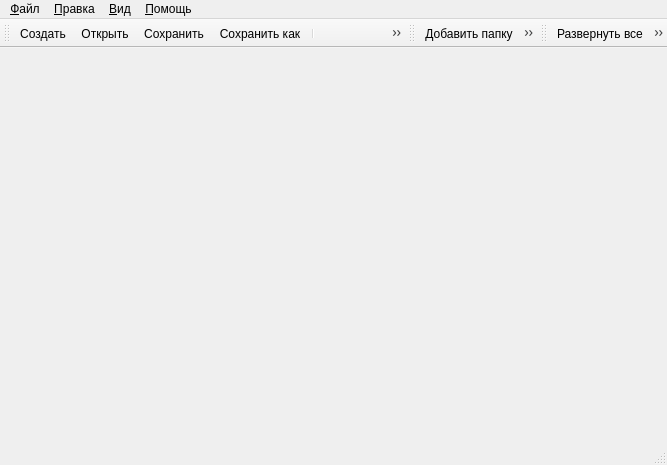
<?xml version="1.0" encoding="UTF-8"?>
<ui version="4.0">
 <class>MainWindow</class>
 <widget class="QMainWindow" name="MainWindow">
  <property name="geometry">
   <rect>
    <x>0</x>
    <y>0</y>
    <width>667</width>
    <height>465</height>
   </rect>
  </property>
  <property name="windowTitle">
   <string/>
  </property>
  <property name="windowIcon">
   <iconset resource="../icon-images.qrc">
    <normaloff>:/images/ProgramIcon</normaloff>:/images/ProgramIcon</iconset>
  </property>
  <widget class="QWidget" name="centralwidget"/>
  <widget class="QMenuBar" name="menubar">
   <property name="geometry">
    <rect>
     <x>0</x>
     <y>0</y>
     <width>667</width>
     <height>22</height>
    </rect>
   </property>
   <widget class="QMenu" name="menu">
    <property name="title">
     <string>&amp;Файл</string>
    </property>
    <addaction name="actionNew"/>
    <addaction name="actionOpen"/>
    <addaction name="separator"/>
    <addaction name="actionSave"/>
    <addaction name="actionSaveAs"/>
    <addaction name="separator"/>
    <addaction name="actionChangeCurrentPassword"/>
    <addaction name="separator"/>
    <addaction name="actionExit"/>
   </widget>
   <widget class="QMenu" name="menu_2">
    <property name="title">
     <string>&amp;Правка</string>
    </property>
    <addaction name="actionEditAddFolder"/>
    <addaction name="actionEditAddPwd"/>
    <addaction name="separator"/>
    <addaction name="actionEditEdit"/>
    <addaction name="separator"/>
    <addaction name="actionEditDel"/>
    <addaction name="separator"/>
    <addaction name="actionCopyToClipboard"/>
    <addaction name="actionCopyLogin"/>
    <addaction name="separator"/>
    <addaction name="actionSettings"/>
   </widget>
   <widget class="QMenu" name="menuView">
    <property name="title">
     <string>&amp;Вид</string>
    </property>
    <addaction name="actionViewExpand"/>
    <addaction name="actionViewUnExpand"/>
    <addaction name="separator"/>
    <addaction name="actionShowPwd"/>
    <addaction name="separator"/>
    <addaction name="actionViewPrimaryChecks"/>
   </widget>
   <widget class="QMenu" name="menuHelp">
    <property name="title">
     <string>&amp;Помощь</string>
    </property>
    <addaction name="actionHelpAbout"/>
    <addaction name="separator"/>
    <addaction name="actionHelpAboutQt"/>
   </widget>
   <addaction name="menu"/>
   <addaction name="menu_2"/>
   <addaction name="menuView"/>
   <addaction name="menuHelp"/>
  </widget>
  <widget class="QStatusBar" name="statusbar"/>
  <widget class="QToolBar" name="toolBarFile">
   <property name="windowTitle">
    <string>Работа с файлами</string>
   </property>
   <attribute name="toolBarArea">
    <enum>TopToolBarArea</enum>
   </attribute>
   <attribute name="toolBarBreak">
    <bool>false</bool>
   </attribute>
   <addaction name="actionNew"/>
   <addaction name="actionOpen"/>
   <addaction name="actionSave"/>
   <addaction name="actionSaveAs"/>
   <addaction name="separator"/>
   <addaction name="actionChangeCurrentPassword"/>
  </widget>
  <widget class="QToolBar" name="toolBarEdit">
   <property name="windowTitle">
    <string>Работа с содержимым</string>
   </property>
   <attribute name="toolBarArea">
    <enum>TopToolBarArea</enum>
   </attribute>
   <attribute name="toolBarBreak">
    <bool>false</bool>
   </attribute>
   <addaction name="actionEditAddFolder"/>
   <addaction name="actionEditAddPwd"/>
   <addaction name="actionEditEdit"/>
   <addaction name="actionEditDel"/>
   <addaction name="separator"/>
   <addaction name="actionCopyToClipboard"/>
  </widget>
  <widget class="QToolBar" name="toolBarView">
   <property name="windowTitle">
    <string>Отображение</string>
   </property>
   <attribute name="toolBarArea">
    <enum>TopToolBarArea</enum>
   </attribute>
   <attribute name="toolBarBreak">
    <bool>false</bool>
   </attribute>
   <addaction name="actionViewExpand"/>
   <addaction name="actionViewUnExpand"/>
   <addaction name="separator"/>
   <addaction name="actionShowPwd"/>
   <addaction name="separator"/>
   <addaction name="actionViewPrimaryChecks"/>
   <addaction name="separator"/>
   <addaction name="actionHelpAbout"/>
  </widget>
  <action name="actionNew">
   <property name="icon">
    <iconset resource="../icon-images.qrc">
     <normaloff>:/images/images/newfile.png</normaloff>:/images/images/newfile.png</iconset>
   </property>
   <property name="text">
    <string>&amp;Создать...</string>
   </property>
   <property name="toolTip">
    <string>Создает новый файл без имени. При создании - запрашивает новый пароль для шифрования нового файла.</string>
   </property>
   <property name="statusTip">
    <string>Создание нового файла для хранения паролей</string>
   </property>
   <property name="whatsThis">
    <string>Создает новый файл без имени. При создании - запрашивает новый пароль для шифрования нового файла.</string>
   </property>
   <property name="shortcut">
    <string>Ctrl+N</string>
   </property>
   <property name="menuRole">
    <enum>QAction::NoRole</enum>
   </property>
  </action>
  <action name="actionOpen">
   <property name="icon">
    <iconset resource="../icon-images.qrc">
     <normaloff>:/images/images/openfile.png</normaloff>:/images/images/openfile.png</iconset>
   </property>
   <property name="text">
    <string>&amp;Открыть...</string>
   </property>
   <property name="toolTip">
    <string>Открывает существующий файл с паролями. При загрузке нового файла, программа запросит пароль для доступа к нему.</string>
   </property>
   <property name="statusTip">
    <string>Открыть существующий файл с паролями</string>
   </property>
   <property name="whatsThis">
    <string>Открывает существующий файл с паролями. При загрузке файла, программа запросит пароль для доступа к нему.</string>
   </property>
   <property name="shortcut">
    <string>Ctrl+O</string>
   </property>
  </action>
  <action name="actionSave">
   <property name="icon">
    <iconset resource="../icon-images.qrc">
     <normaloff>:/images/images/save.png</normaloff>:/images/images/save.png</iconset>
   </property>
   <property name="text">
    <string>&amp;Сохранить</string>
   </property>
   <property name="toolTip">
    <string>Сохраняет текущий список паролей в файл, если файл уже определен, то сохраняет в него же, если файл еще неизвестен, то открывает окно выбора файла для сохранения.</string>
   </property>
   <property name="statusTip">
    <string>Сохранить текущий список паролей в файл</string>
   </property>
   <property name="whatsThis">
    <string>Сохраняет текущий список паролей в файл, если файл уже определен, то сохраняет в него же, если файл еще неизвестен, то открывает окно выбора файла для сохранения.</string>
   </property>
   <property name="shortcut">
    <string>Ctrl+S</string>
   </property>
  </action>
  <action name="actionSaveAs">
   <property name="icon">
    <iconset resource="../icon-images.qrc">
     <normaloff>:/images/images/saveas.png</normaloff>:/images/images/saveas.png</iconset>
   </property>
   <property name="text">
    <string>Сохранить к&amp;ак...</string>
   </property>
   <property name="toolTip">
    <string>Сохраняет текущий список паролей в файл с новым именем.</string>
   </property>
   <property name="statusTip">
    <string>Сохранить текущий список паролей в новый файл</string>
   </property>
   <property name="whatsThis">
    <string>Сохраняет текущий список паролей в файл с новым именем.</string>
   </property>
  </action>
  <action name="actionExit">
   <property name="icon">
    <iconset resource="../icon-images.qrc">
     <normaloff>:/images/images/exit.png</normaloff>:/images/images/exit.png</iconset>
   </property>
   <property name="text">
    <string>Вы&amp;ход</string>
   </property>
   <property name="toolTip">
    <string>Выход из программы</string>
   </property>
   <property name="statusTip">
    <string>Выход из программы</string>
   </property>
   <property name="whatsThis">
    <string>Выход из программы</string>
   </property>
   <property name="menuRole">
    <enum>QAction::QuitRole</enum>
   </property>
  </action>
  <action name="actionEditAddFolder">
   <property name="icon">
    <iconset resource="../icon-images.qrc">
     <normaloff>:/images/images/addfolder.png</normaloff>:/images/images/addfolder.png</iconset>
   </property>
   <property name="text">
    <string>&amp;Добавить папку...</string>
   </property>
   <property name="toolTip">
    <string>Добавляет новую папку в дерево паролей.
Если в данный момент выделена уже существующая 
папка, то новая создается, как ветвь выделенной, 
иначе новая папка создается в корне дерева.</string>
   </property>
   <property name="statusTip">
    <string>Добавить новую папку в дерево.</string>
   </property>
   <property name="whatsThis">
    <string>Добавляет новую папку в дерево паролей.
Если в данный момент выделена уже существующая 
папка, то новая создается, как ветвь выделенной, 
иначе новая папка создается в корне дерева.</string>
   </property>
   <property name="shortcut">
    <string>Ctrl+Ins</string>
   </property>
  </action>
  <action name="actionEditAddPwd">
   <property name="icon">
    <iconset resource="../icon-images.qrc">
     <normaloff>:/images/images/addrecord.png</normaloff>:/images/images/addrecord.png</iconset>
   </property>
   <property name="text">
    <string>Добавить паро&amp;ль...</string>
   </property>
   <property name="toolTip">
    <string>Добавляет новую запись в дерево паролей. 
Если в данный момент выделена уже существующая 
папка, то новая запись создается, как ветвь выделенной 
папки, иначе новая запись создается в корне дерева.</string>
   </property>
   <property name="statusTip">
    <string>Добавить новую запись</string>
   </property>
   <property name="whatsThis">
    <string>Добавляет новую запись в дерево паролей. 
Если в данный момент выделена уже существующая 
папка, то новая запись создается, как ветвь выделенной 
папки, иначе новая запись создается в корне дерева.</string>
   </property>
   <property name="shortcut">
    <string>Ins</string>
   </property>
  </action>
  <action name="actionEditEdit">
   <property name="icon">
    <iconset resource="../icon-images.qrc">
     <normaloff>:/images/images/editrecord.png</normaloff>:/images/images/editrecord.png</iconset>
   </property>
   <property name="text">
    <string>&amp;Изменить пароль...</string>
   </property>
   <property name="toolTip">
    <string>Изменяет пароль для выделенной записи в дереве.</string>
   </property>
   <property name="statusTip">
    <string>Изменяет пароль для выделенной записи в дереве.</string>
   </property>
   <property name="whatsThis">
    <string>Изменяет пароль для выделенной записи в дереве.</string>
   </property>
   <property name="shortcut">
    <string>Shift+Return</string>
   </property>
  </action>
  <action name="actionEditDel">
   <property name="icon">
    <iconset resource="../icon-images.qrc">
     <normaloff>:/images/images/delete.png</normaloff>:/images/images/delete.png</iconset>
   </property>
   <property name="text">
    <string>&amp;Удалить</string>
   </property>
   <property name="toolTip">
    <string>Удаляет выделенную папку или запись.
При удалении папки, также удаляется вся вложенная
в данную папку ветвь.</string>
   </property>
   <property name="statusTip">
    <string>Удалить выделенную папку или запись</string>
   </property>
   <property name="whatsThis">
    <string>Удаляет выделенную папку или запись.
При удалении папки, также удаляется вся вложенная
в данную папку ветвь.</string>
   </property>
   <property name="shortcut">
    <string>Del</string>
   </property>
  </action>
  <action name="actionShowPwd">
   <property name="checkable">
    <bool>true</bool>
   </property>
   <property name="icon">
    <iconset resource="../icon-images.qrc">
     <normaloff>:/images/images/showpasswords.png</normaloff>:/images/images/showpasswords.png</iconset>
   </property>
   <property name="text">
    <string>&amp;Показать пароли</string>
   </property>
   <property name="toolTip">
    <string>Режим переключения показать/скрыть пароли в дереве.
В случае включения режима показа программа попросит ввести текущий пароль пользователя, чтобы убедиться, что программой пользуется владелец файла.</string>
   </property>
   <property name="statusTip">
    <string>Режим показа/скрытия паролей в дереве</string>
   </property>
   <property name="whatsThis">
    <string>Режим переключения между видимость/скрытостью
паролей в дереве записей.
В случае включения режима показа программа попросит
ввести текущий пароль пользователя, чтобы убедиться,
что программой пользуется владелец файла.</string>
   </property>
  </action>
  <action name="actionChangeCurrentPassword">
   <property name="icon">
    <iconset resource="../icon-images.qrc">
     <normaloff>:/images/images/changepassword.png</normaloff>:/images/images/changepassword.png</iconset>
   </property>
   <property name="text">
    <string>С&amp;менить текущий пароль...</string>
   </property>
   <property name="toolTip">
    <string>Смена текущего (главного) пароля доступа к файлу.</string>
   </property>
   <property name="statusTip">
    <string>Смена текущего пароля доступа к файлу</string>
   </property>
   <property name="whatsThis">
    <string>Смена текущего (главного) пароля доступа к файлу.</string>
   </property>
  </action>
  <action name="actionCopyToClipboard">
   <property name="icon">
    <iconset resource="../icon-images.qrc">
     <normaloff>:/images/images/copy.png</normaloff>:/images/images/copy.png</iconset>
   </property>
   <property name="text">
    <string>Скопировать пароль в буфер обмена</string>
   </property>
   <property name="toolTip">
    <string>Копирует пароль текущей записи в буфер обмена.
Обычно данный режим используется, чтобы непосредственно
вставить пароль в другое приложение или веб-страницу.</string>
   </property>
   <property name="statusTip">
    <string>Скопировать пароль из выделенной записи в буфер обмена</string>
   </property>
   <property name="whatsThis">
    <string>Копирует пароль текущей записи в буфер обмена.
Обычно данный режим используется, чтобы непосредственно
вставить пароль в другое приложение или веб-страницу.</string>
   </property>
  </action>
  <action name="actionViewUnExpand">
   <property name="icon">
    <iconset resource="../icon-images.qrc">
     <normaloff>:/images/images/collapse.png</normaloff>:/images/images/collapse.png</iconset>
   </property>
   <property name="text">
    <string>&amp;Свернуть все</string>
   </property>
   <property name="toolTip">
    <string>Cворачивает все дерево записей</string>
   </property>
   <property name="statusTip">
    <string>Свернуть все дерево записей</string>
   </property>
   <property name="whatsThis">
    <string>Cворачивает все дерево записей</string>
   </property>
   <property name="shortcut">
    <string>Ctrl+/</string>
   </property>
  </action>
  <action name="actionViewExpand">
   <property name="icon">
    <iconset resource="../icon-images.qrc">
     <normaloff>:/images/images/expand.png</normaloff>:/images/images/expand.png</iconset>
   </property>
   <property name="text">
    <string>&amp;Развернуть все</string>
   </property>
   <property name="iconText">
    <string>Развернуть все</string>
   </property>
   <property name="toolTip">
    <string>Разворачивает все дерево записей</string>
   </property>
   <property name="statusTip">
    <string>Развернуть все дерево записей</string>
   </property>
   <property name="whatsThis">
    <string>Разворачивает все дерево записей</string>
   </property>
   <property name="shortcut">
    <string>/</string>
   </property>
  </action>
  <action name="actionHelpAbout">
   <property name="icon">
    <iconset resource="../icon-images.qrc">
     <normaloff>:/images/images/atis.png</normaloff>:/images/images/atis.png</iconset>
   </property>
   <property name="text">
    <string>Сведения &amp;о программе</string>
   </property>
   <property name="statusTip">
    <string>Открывает окно с информацией о разработчиках</string>
   </property>
   <property name="menuRole">
    <enum>QAction::AboutRole</enum>
   </property>
  </action>
  <action name="actionHelpAboutQt">
   <property name="text">
    <string>Сведения о &amp;Qt</string>
   </property>
   <property name="statusTip">
    <string>Открывает окно с информацией об установленной версии Qt</string>
   </property>
   <property name="menuRole">
    <enum>QAction::AboutQtRole</enum>
   </property>
  </action>
  <action name="actionSettings">
   <property name="text">
    <string>&amp;Настройка</string>
   </property>
   <property name="menuRole">
    <enum>QAction::PreferencesRole</enum>
   </property>
  </action>
  <action name="actionCopyLogin">
   <property name="text">
    <string>Скопировать имя в буфер обмена</string>
   </property>
  </action>
  <action name="actionViewPrimaryChecks">
   <property name="checkable">
    <bool>true</bool>
   </property>
   <property name="icon">
    <iconset resource="../icon-images.qrc">
     <normaloff>:/images/images/stock_task.png</normaloff>:/images/images/stock_task.png</iconset>
   </property>
   <property name="text">
    <string>Режим выбора первичных записей</string>
   </property>
  </action>
 </widget>
 <resources>
  <include location="../icon-images.qrc"/>
 </resources>
 <connections/>
</ui>
